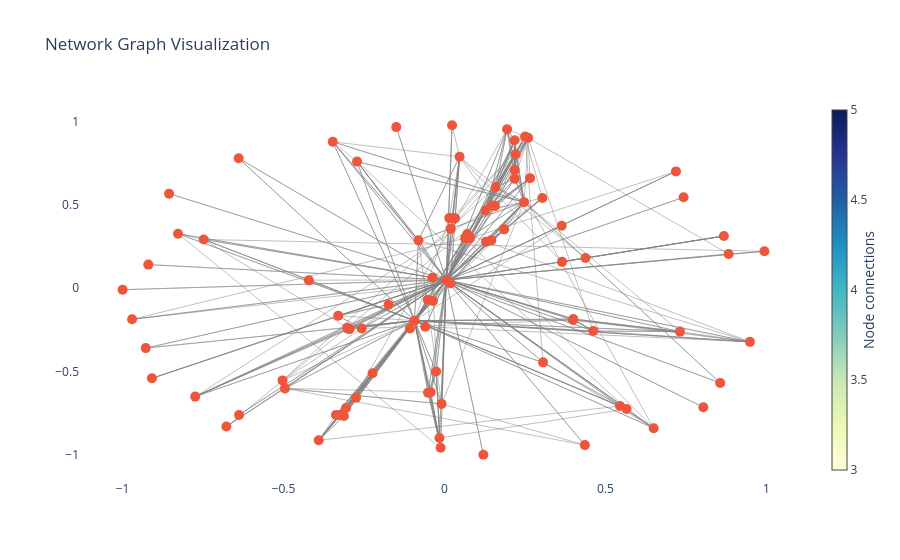

Write notebook code for a chart like this one.
### Code cell
draw_graph(main_graph)

### Figure 1 — Plotly figure (JSON) as saved in the notebook; plotly's stock layout.template omitted (floating-point values rounded to 4 significant figures; data arrays with more than 128 entries replaced by an {"elided": "..."} marker saying what was removed)
{"data": [{"hoverinfo": "text", "line": {"color": "gray", "width": 0.5}, "mode": "lines", "text": {"elided": "271 str values"}, "type": "scatter", "x": {"elided": "542 float values"}, "y": {"elided": "542 float values"}}, {"hoverinfo": "text", "marker": {"colorbar": {"thickness": 15, "title": {"side": "right", "text": "Node connections"}, "xanchor": "left"}, "colorscale": [[0, "rgb(255,255,217)"], [0.125, "rgb(237,248,177)"], [0.25, "rgb(199,233,180)"], [0.375, "rgb(127,205,187)"], [0.5, "rgb(65,182,196)"], [0.625, "rgb(29,145,192)"], [0.75, "rgb(34,94,168)"], [0.875, "rgb(37,52,148)"], [1, "rgb(8,29,88)"]], "showscale": true, "size": 10}, "mode": "markers", "text": ["index: 0, label: ABBIE HOFFMAN, movie_id 316, out degree 6, out strength: 6.0", "index: 1, label: AGING HIPPIE, movie_id 316, out degree 1, out strength: 1.0", "index: 2, label: ANCHORMAN, movie_id 316, out degree 5, out strength: 7.0", "index: 3, label: ANNOUNCER, movie_id 316, out degree 4, out strength: 5.0", "index: 4, label: ANOTHER DAY, movie_id 316, out degree 5, out strength: 5.0", "index: 5, label: ASSISTANT COACH, movie_id 316, out degree 3, out strength: 3.0", "index: 6, label: BERT, movie_id 316, out degree 6, out strength: 6.0", "index: 7, label: BILLY, movie_id 316, out degree 4, out strength: 4.0", "index: 8, label: BLACK PANTHER, movie_id 316, out degree 5, out strength: 5.0", "index: 9, label: BLACK WOMAN, movie_id 316, out degree 3, out strength: 4.0", "index: 10, label: BOB HOPE, movie_id 316, out degree 2, out strength: 2.0", "index: 11, label: BOY, movie_id 316, out degree 2, out strength: 2.0", "index: 12, label: BOY #1, movie_id 316, out degree 5, out strength: 8.0", "index: 13, label: BOY #2, movie_id 316, out degree 4, out strength: 6.0", "index: 14, label: BOY #3, movie_id 316, out degree 3, out strength: 4.0", "index: 15, label: BUBBA, movie_id 316, out degree 10, out strength: 17.0", "index: 16, label: BUS DRIVER, movie_id 316, out degree 2, out strength: 2.0", "index: 17, label: BUS STOP - PRESENT - DAY, movie_id 316, out degree 3, out strength: 4.0", "index: 18, label: CAB DRIVER, movie_id 316, out degree 1, out strength: 1.0", "index: 19, label: CARLA, movie_id 316, out degree 4, out strength: 5.0", "index: 20, label: CHET HUNTLEY, movie_id 316, out degree 3, out strength: 3.0", "index: 21, label: DALLAS, movie_id 316, out degree 7, out strength: 7.0", "index: 22, label: DEAN, movie_id 316, out degree 2, out strength: 2.0", "index: 23, label: DICK CAVETT, movie_id 316, out degree 2, out strength: 2.0", "index: 24, label: DICK CLARK, movie_id 316, out degree 3, out strength: 4.0", "index: 25, label: DJ, movie_id 316, out degree 2, out strength: 2.0", "index: 26, label: DOCTOR, movie_id 316, out degree 2, out strength: 2.0", "index: 27, label: DRILL SERGEANT, movie_id 316, out degree 3, out strength: 3.0", "index: 28, label: DRIVER, movie_id 316, out degree 2, out strength: 2.0", "index: 29, label: EARL, movie_id 316, out degree 2, out strength: 2.0", "index: 30, label: ELDERLY WOMAN, movie_id 316, out degree 2, out strength: 5.0", "index: 31, label: ELVIS, movie_id 316, out degree 2, out strength: 3.0", "index: 32, label: EMCEE, movie_id 316, out degree 8, out strength: 8.0", "index: 33, label: ERNIE, movie_id 316, out degree 5, out strength: 5.0", "index: 34, label: FOOTBALL COACH, movie_id 316, out degree 2, out strength: 4.0", "index: 35, label: FORREST, movie_id 316, out degree 56, out strength: 101.0", "index: 36, label: FORREST JR, movie_id 316, out degree 3, out strength: 3.0", "index: 37, label: GIRL, movie_id 316, out degree 1, out strength: 1.0", "index: 38, label: GOVERNOR WALLACE, movie_id 316, out degree 1, out strength: 1.0", "index: 39, label: HILARY, movie_id 316, out degree 4, out strength: 4.0", "index: 40, label: ISABEL, movie_id 316, out degree 3, out strength: 3.0", "index: 41, label: JENNY, movie_id 316, out degree 25, out strength: 27.0", "index: 42, label: JENNY'S DAD, movie_id 316, out degree 0, out strength: 0", "index: 43, label: JOHN LENNON, movie_id 316, out degree 0, out strength: 0", "index: 44, label: KATZENBACH, movie_id 316, out degree 0, out strength: 0", "index: 45, label: LENORE, movie_id 316, out degree 1, out strength: 1.0", "index: 46, label: LITTLE BOY, movie_id 316, out degree 1, out strength: 1.0", "index: 47, label: LOUISE, movie_id 316, out degree 5, out strength: 5.0", "index: 48, label: LT DAN, movie_id 316, out degree 8, out strength: 14.0", "index: 49, label: LYNN MARIE, movie_id 316, out degree 0, out strength: 0", "index: 50, label: MALE NURSE, movie_id 316, out degree 1, out strength: 1.0", "index: 51, label: MAN, movie_id 316, out degree 4, out strength: 4.0", "index: 52, label: MAN #, movie_id 316, out degree 5, out strength: 5.0", "index: 53, label: MAN #1, movie_id 316, out degree 4, out strength: 4.0", "index: 54, label: MAN #2, movie_id 316, out degree 3, out strength: 3.0", "index: 55, label: MAN #3, movie_id 316, out degree 2, out strength: 2.0", "index: 56, label: MAN #5, movie_id 316, out degree 1, out strength: 1.0", "index: 57, label: MARGO, movie_id 316, out degree 0, out strength: 0", "index: 58, label: MASAI, movie_id 316, out degree 2, out strength: 2.0", "index: 59, label: MEN, movie_id 316, out degree 0, out strength: 0", "index: 60, label: MINISTER, movie_id 316, out degree 1, out strength: 1.0", "index: 61, label: MRS BLUE, movie_id 316, out degree 0, out strength: 0", "index: 62, label: MRS GUMP, movie_id 316, out degree 1, out strength: 3.0", "index: 63, label: NEWSCASTER, movie_id 316, out degree 2, out strength: 2.0", "index: 64, label: NEWSMAN, movie_id 316, out degree 1, out strength: 1.0", "index: 65, label: NIGHT, movie_id 316, out degree 1, out strength: 1.0", "index: 66, label: NURSE, movie_id 316, out degree 0, out strength: 0", "index: 67, label: OFFICER, movie_id 316, out degree 1, out strength: 1.0", "index: 68, label: OLD SHRIMPER, movie_id 316, out degree 0, out strength: 0", "index: 69, label: OLDER BOY, movie_id 316, out degree 0, out strength: 0", "index: 70, label: OLDER BOY #1, movie_id 316, out degree 1, out strength: 1.0", "index: 71, label: OLDER BOY #2, movie_id 316, out degree 0, out strength: 0", "index: 72, label: PATRONS, movie_id 316, out degree 0, out strength: 0", "index: 73, label: POLICEMAN, movie_id 316, out degree 1, out strength: 1.0", "index: 74, label: PRESIDENT JOHNSON, movie_id 316, out degree 0, out strength: 0", "index: 75, label: PRESIDENT KENNEDY, movie_id 316, out degree 0, out strength: 0", "index: 76, label: PRESIDENT NIXON, movie_id 316, out degree 0, out strength: 0", "index: 77, label: PRINCIPAL, movie_id 316, out degree 0, out strength: 0", "index: 78, label: REPORTER, movie_id 316, out degree 0, out strength: 0", "index: 79, label: REVEREND, movie_id 316, out degree 0, out strength: 0", "index: 80, label: RUBEN, movie_id 316, out degree 1, out strength: 1.0", "index: 81, label: SECURITY GUARD, movie_id 316, out degree 0, out strength: 0", "index: 82, label: SGT SIMS, movie_id 316, out degree 3, out strength: 5.0", "index: 83, label: SLOW MOTION, movie_id 316, out degree 0, out strength: 0", "index: 84, label: SOLDIER, movie_id 316, out degree 2, out strength: 2.0", "index: 85, label: SONG, movie_id 316, out degree 1, out strength: 1.0", "index: 86, label: STRONGARM, movie_id 316, out degree 0, out strength: 0", "index: 87, label: SUSAN, movie_id 316, out degree 0, out strength: 0", "index: 88, label: VET, movie_id 316, out degree 0, out strength: 0", "index: 89, label: WESLEY, movie_id 316, out degree 0, out strength: 0", "index: 90, label: WHITE WOMAN, movie_id 316, out degree 0, out strength: 0", "index: 91, label: WILD-EYED MAN, movie_id 316, out degree 0, out strength: 0", "index: 92, label: YOUNG HIPPIE, movie_id 316, out degree 0, out strength: 0", "index: 93, label: YOUNG MAN, movie_id 316, out degree 0, out strength: 0"], "type": "scatter", "x": [-0.0258, -0.03724, 0.01866, 0.07849, 0.1485, -0.1738, 0.3992, 0.07062, 0.3061, 0.06423, 0.1291, -0.4213, -0.2945, -0.3003, -0.3022, 0.1276, 0.02382, 0.3651, -0.1072, 0.1853, -0.2572, 0.159, 0.03276, 0.4381, 0.1454, -0.05224, 0.01486, 0.1569, -0.03558, 0.3641, 0.07867, 0.01968, -0.2235, 0.4003, -0.3301, 0.005361, 0.4622, -0.05973, -0.5031, -0.04273, -0.05118, -0.09315, -0.6395, 0.868, 0.719, 0.304, 0.7316, -0.08084, 0.2472, 0.9489, 0.218, 0.2212, -0.3125, -0.3371, -0.3241, -0.2746, -0.306, 0.8565, 0.5453, -0.3907, -0.2716, -0.9201, 0.04697, -0.009137, -0.4956, 0.2659, -1, 0.8827, 0.1208, -0.9089, -0.7479, -0.8279, -0.1498, -0.01202, -0.9706, -0.6382, 0.9939, 0.0235, -0.6777, -0.8557, 0.5658, 0.8041, 0.218, -0.7745, 0.2179, 0.2597, 0.1945, -0.3471, -0.01568, 0.6498, 0.2504, 0.7428, -0.9282, 0.4361], "y": [-0.4988, 0.06316, 0.03036, 0.3074, 0.4962, -0.09865, -0.19, 0.3254, -0.4442, 0.3007, 0.2798, 0.04867, -0.2443, -0.243, -0.2366, 0.4664, 0.4216, 0.1585, -0.241, 0.3535, -0.2416, 0.6069, 0.4202, 0.1817, 0.2887, -0.06899, 0.421, 0.4929, -0.07615, 0.3755, 0.2989, 0.3565, -0.5097, -0.1837, -0.1644, 0.0497, -0.256, -0.2305, -0.5524, -0.6228, -0.6258, -0.1941, 0.7796, 0.3132, 0.701, 0.5411, -0.2599, 0.2886, 0.5167, -0.3212, 0.7097, 0.804, -0.766, -0.76, -0.7605, -0.6556, -0.7175, -0.5675, -0.7058, -0.9116, 0.7597, 0.142, 0.7888, -0.6933, -0.6004, 0.6606, -0.008477, 0.2055, -0.9983, -0.5399, 0.2927, 0.3274, 0.9667, -0.9563, -0.1861, -0.7595, 0.2221, 0.9778, -0.8294, 0.5673, -0.7235, -0.7133, 0.6563, -0.6496, 0.8879, 0.9027, 0.9534, 0.8786, -0.8977, -0.839, 0.9096, 0.5456, -0.3587, -0.9404]}], "layout": {"hovermode": "closest", "plot_bgcolor": "white", "showlegend": false, "title": {"text": "Network Graph Visualization"}, "xaxis": {"showgrid": false, "zeroline": false}, "yaxis": {"showgrid": false, "zeroline": false}}}
